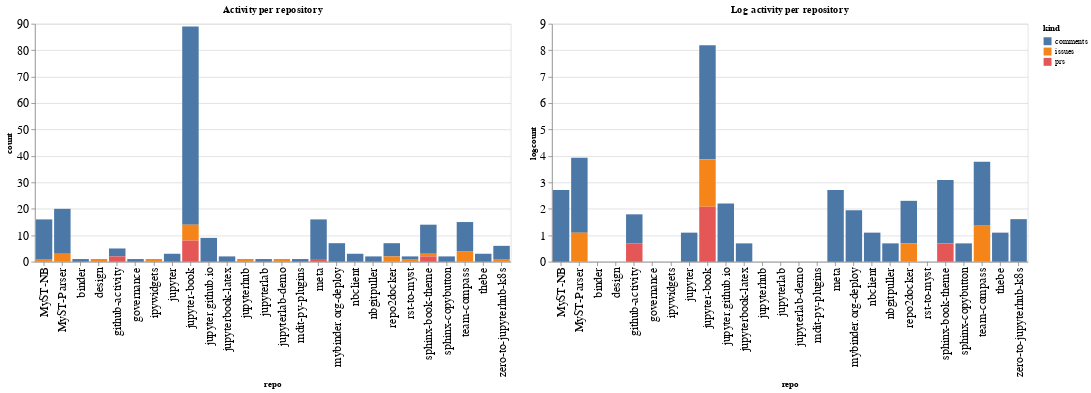

Notebook source saved alongside this figure:
### Code cell
ch1 = alt.Chart(repo_summaries, width=600, title="Activity per repository").mark_bar().encode(
    x='repo',
    y='count',
    color='kind',
    tooltip="kind"
)

ch2 = alt.Chart(repo_summaries, width=600, title="Log activity per repository").mark_bar().encode(
    x='repo',
    y='logcount',
    color='kind',
    tooltip="kind"
)

ch1 | ch2

### Figure 1 — Vega-Lite specification as saved in the notebook (floating-point values rounded to 4 significant figures)
{"config": {"axisLeft": {"labelFontSize": 15}, "axisBottom": {"labelFontSize": 15}}, "hconcat": [{"mark": "bar", "encoding": {"color": {"type": "nominal", "field": "kind"}, "tooltip": {"type": "nominal", "field": "kind"}, "x": {"type": "nominal", "field": "repo"}, "y": {"type": "quantitative", "field": "count"}}, "title": "Activity per repository", "width": 600}, {"mark": "bar", "encoding": {"color": {"type": "nominal", "field": "kind"}, "tooltip": {"type": "nominal", "field": "kind"}, "x": {"type": "nominal", "field": "repo"}, "y": {"type": "quantitative", "field": "logcount"}}, "title": "Log activity per repository", "width": 600}], "data": {"name": "data-485b70cf8a8f97ff2f94dbc9909db7b9"}, "$schema": "https://vega.github.io/schema/vega-lite/v4.8.1.json", "datasets": {"data-485b70cf8a8f97ff2f94dbc9909db7b9": [{"repo": "MyST-NB", "kind": "comments", "count": 15, "logcount": 2.708}, {"repo": "MyST-NB", "kind": "issues", "count": 1, "logcount": 0.0}, {"repo": "MyST-Parser", "kind": "comments", "count": 17, "logcount": 2.833}, {"repo": "MyST-Parser", "kind": "issues", "count": 3, "logcount": 1.099}, {"repo": "binder", "kind": "comments", "count": 1, "logcount": 0.0}, {"repo": "design", "kind": "issues", "count": 1, "logcount": 0.0}, {"repo": "github-activity", "kind": "comments", "count": 3, "logcount": 1.099}, {"repo": "github-activity", "kind": "prs", "count": 2, "logcount": 0.6931}, {"repo": "governance", "kind": "comments", "count": 1, "logcount": 0.0}, {"repo": "ipywidgets", "kind": "issues", "count": 1, "logcount": 0.0}, {"repo": "jupyter", "kind": "comments", "count": 3, "logcount": 1.099}, {"repo": "jupyter-book", "kind": "comments", "count": 75, "logcount": 4.317}, {"repo": "jupyter-book", "kind": "issues", "count": 6, "logcount": 1.792}, {"repo": "jupyter-book", "kind": "prs", "count": 8, "logcount": 2.079}, {"repo": "jupyter.github.io", "kind": "comments", "count": 9, "logcount": 2.197}, {"repo": "jupyterbook-latex", "kind": "comments", "count": 2, "logcount": 0.6931}, {"repo": "jupyterhub", "kind": "issues", "count": 1, "logcount": 0.0}, {"repo": "jupyterlab", "kind": "comments", "count": 1, "logcount": 0.0}, {"repo": "jupyterlab-demo", "kind": "issues", "count": 1, "logcount": 0.0}, {"repo": "mdit-py-plugins", "kind": "comments", "count": 1, "logcount": 0.0}, {"repo": "meta", "kind": "comments", "count": 15, "logcount": 2.708}, {"repo": "meta", "kind": "prs", "count": 1, "logcount": 0.0}, {"repo": "mybinder.org-deploy", "kind": "comments", "count": 7, "logcount": 1.946}, {"repo": "nbclient", "kind": "comments", "count": 3, "logcount": 1.099}, {"repo": "nbgitpuller", "kind": "comments", "count": 2, "logcount": 0.6931}, {"repo": "repo2docker", "kind": "comments", "count": 5, "logcount": 1.609}, {"repo": "repo2docker", "kind": "issues", "count": 2, "logcount": 0.6931}, {"repo": "rst-to-myst", "kind": "comments", "count": 1, "logcount": 0.0}, {"repo": "rst-to-myst", "kind": "issues", "count": 1, "logcount": 0.0}, {"repo": "sphinx-book-theme", "kind": "comments", "count": 11, "logcount": 2.398}, {"repo": "sphinx-book-theme", "kind": "issues", "count": 1, "logcount": 0.0}, {"repo": "sphinx-book-theme", "kind": "prs", "count": 2, "logcount": 0.6931}, {"repo": "sphinx-copybutton", "kind": "comments", "count": 2, "logcount": 0.6931}, {"repo": "team-compass", "kind": "comments", "count": 11, "logcount": 2.398}, {"repo": "team-compass", "kind": "issues", "count": 4, "logcount": 1.386}, {"repo": "thebe", "kind": "comments", "count": 3, "logcount": 1.099}, {"repo": "zero-to-jupyterhub-k8s", "kind": "comments", "count": 5, "logcount": 1.609}, {"repo": "zero-to-jupyterhub-k8s", "kind": "issues", "count": 1, "logcount": 0.0}]}}
